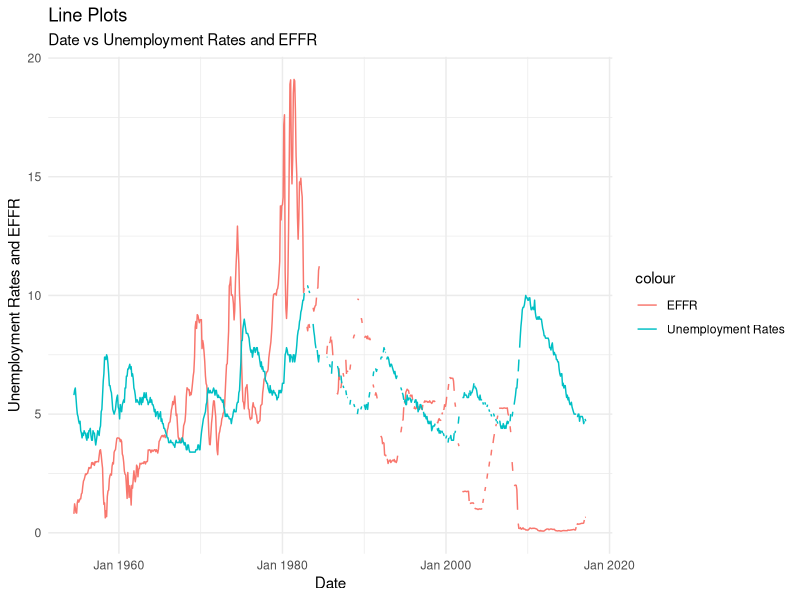
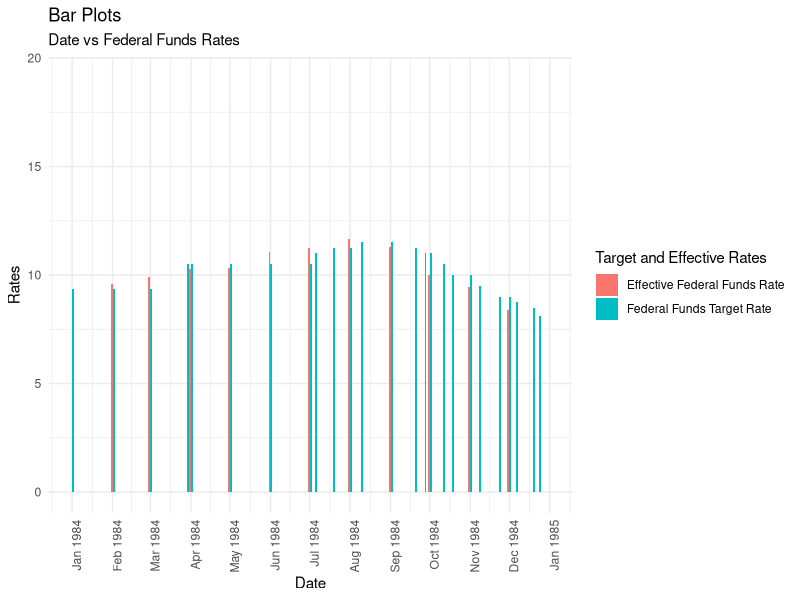

Here is the R script that generated these plots, in order:
## ---- chunk 1
#| label: setup
#| warning: false
#| message: false

library(tidyverse)
library(ggplot2)

knitr::opts_chunk$set(echo = TRUE, warning=FALSE, message=FALSE)
## ---- chunk 2
fed_funds <- read_csv("_data/FedFundsRate.csv")
fed_funds
## ---- chunk 3
table(select(fed_funds, "Year"))
normal_obsv <- filter(fed_funds, `Year` == 1955)
normal_obsv
diff_obsv <- filter(fed_funds, `Year` == 1988)
diff_obsv
## ---- chunk 4
fed_funds_tidy <- fed_funds %>%
  mutate(Date = ymd(str_c(Year, Month, Day, sep="-"))) %>%
  select(11, 4:10)
fed_funds_tidy
## ---- chunk 5
ggplot(fed_funds_tidy, aes(Date)) +
  geom_line(aes(y = `Effective Federal Funds Rate`, color = "EFFR")) +
  geom_line(aes(y = `Unemployment Rate`, color = "Unemployment Rates")) +
  scale_x_date(date_labels = "%b %Y") +
  theme_minimal() +
  labs(title = "Line Plots", subtitle = "Date vs Unemployment Rates and EFFR", x = "Date", y = "Unemployment Rates and EFFR")
## ---- chunk 6
compress_rates <- fed_funds_tidy %>%
  select(1, 2, 5) %>%
  pivot_longer(2:3, names_to = "Target and Effective Rates", values_to = "Rate")
compress_rates
## ---- chunk 7
ggplot(compress_rates, aes(x = Date, y = Rate, fill = `Target and Effective Rates`)) +
  geom_bar(position="dodge", stat="identity", width = 3.0) +
  scale_x_date(date_labels = "%b %Y", limits = as.Date(c("1984-01-01", "1984-12-31")), date_breaks = "1 month") +
  theme_minimal() +
  theme(axis.text.x=element_text(angle=90, hjust=1)) +
  labs(title = "Bar Plots", subtitle = "Date vs Federal Funds Rates", x = "Date", y = "Rates")
